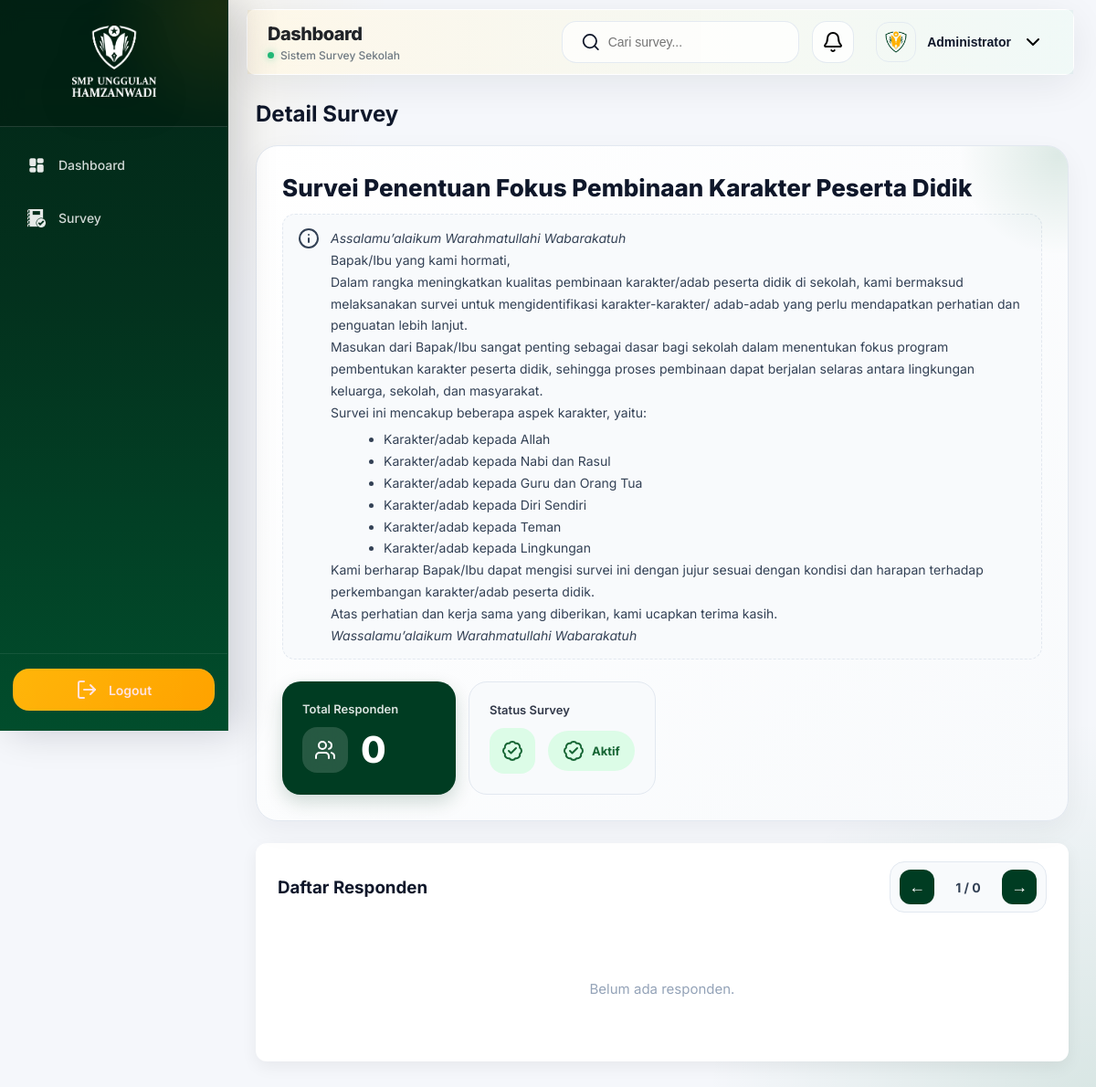
The page /admin/survey/1/detail (signed in) on the database its author committed.
### app.py (models this page shows, shortened)
class Admin(db.Model):
    id = db.Column(db.Integer, primary_key=True)
    username = db.Column(db.String(100))
    password = db.Column(db.String(255))
    photo = db.Column(
        db.String(255),
        default="/static/img/profile.png"
    )
    display_name = db.Column(
        db.String(100),
        default="Administrator"
    )

class Survey(db.Model):
    id = db.Column(db.Integer, primary_key=True)
    title = db.Column(db.String(200), nullable=False)
    description = db.Column(db.Text)
    start_date = db.Column(db.String(20))
    end_date = db.Column(db.String(20))
    is_active = db.Column(db.Boolean, default=True)
    email_enabled = db.Column(db.Boolean, default=True)
    email_required = db.Column(db.Boolean, default=False)
    created_at = db.Column(db.String(30))
    questions = db.Column(db.Text)
    unsur_responden = db.Column(db.Text)
    responses = db.relationship(
        'SurveyResponse',
        backref='survey',
        lazy=True,
        cascade="all, delete-orphan"
    )
    @property
    def status(self):
        if not self.start_date or not self.end_date:
            return "tidak_valid"
        now = datetime.now().date()
        start = datetime.strptime(
            self.start_date, "%Y-%m-%d"
        ).date()
        end = datetime.strptime(
            self.end_date, "%Y-%m-%d"
        ).date()
        if now < start:
            return "belum_mulai"
        elif start <= now <= end:
            return "aktif"
        else:
            return "tutup"

### app.py (the view)
@app.route("/admin/survey/<int:survey_id>/detail")
@admin_login_required
def detail_survey(survey_id):
    response_id = request.args.get("response_id", type=int)
    survey = Survey.query.get_or_404(survey_id)
    responses = SurveyResponse.query.filter_by(
        survey_id=survey_id
    ).order_by(
        SurveyResponse.id.asc()
    ).all()
    parsed_questions = json.loads(
        survey.questions or "[]"
    )
    selected_response = None
    if response_id:
        selected_response = SurveyResponse.query.get(response_id)
    return render_template(
        "admin/detail_survey.html",
        survey=survey,
        responses=responses,
        parsed_questions=parsed_questions,
        selected_response=selected_response
    )

### templates/admin/detail_survey.html (shortened to what this page needs)
{% extends "admin/base_admin.html" %}
{% block content %}
<h2 class="title-header">
    Detail Survey
</h2>
<div class="card survey-hero-card">
    <h3 class="survey-title-detail">
        {{ survey.title }}
    </h3>
    {% if survey.description %}
    <div class="survey-description">
        <i data-lucide="info"></i>
        <div class="survey-description-text">
            {{ survey.description | safe }}
        </div>
    </div>
    {% endif %}
    <div class="survey-stats">
        <div class="survey-stat-box">
            <div class="survey-stat-label">
                Total Responden
            </div>
            <div class="survey-stat-inline">
                <div class="survey-stat-icon">
                    <i data-lucide="users"></i>
                </div>
                <div class="survey-stat-value">
                    {{ responses|length }}
                </div>
            </div>
        </div>
        <div class="survey-stat-box soft">
            <div class="survey-stat-label">
                Status Survey
            </div>
            <div class="survey-stat-inline">
                <div class="survey-stat-icon soft">
                    <i data-lucide="badge-check"></i>
                </div>
                <div class="
                    survey-stat-badge
                ">
                    {% if not survey.is_active %}
                        <i data-lucide="x-circle"></i>
                        Nonaktif
                    {% elif survey.status == 'belum_mulai' %}
                        <i data-lucide="clock-3"></i>
                        Belum Dimulai
                    {% elif survey.status == 'aktif' %}
                        <i data-lucide="badge-check"></i>
                        Aktif
                    {% elif survey.status == 'tutup' %}
                        <i data-lucide="lock"></i>
                        Ditutup
                    {% else %}
                        <i data-lucide="alert-circle"></i>
                        Tidak Valid
                    {% endif %}
                </div>
            </div>
        </div>
    </div>
</div>
<div class="card">
    <div class="detail-topbar">
        <h3>
            Daftar Responden
        </h3>
        <div class="response-nav">
            <button
                type="button"
                class="nav-response-btn"
                onclick="prevResponse()"
            >
                ←
            </button>
            <div class="response-counter">
                <span id="currentIndex">1</span>
                /
                {{ responses|length }}
            </div>
            <button
                type="button"
                class="nav-response-btn"
                onclick="nextResponse()"
            >
                →
            </button>
        </div>
    </div>
    {% if responses %}
        {% for r in responses %}
        <div
            class="response-preview {% if not loop.first %}hidden{% endif %}"
            data-response="{{ loop.index0 }}"
            data-response-id="{{ r.id }}"
            id="response-{{ r.id }}"
        >
            <div class="response-user-card">
                <div>
                    <div class="response-user-title">
                        Responden {{ loop.index }}
                    </div>
                    {% if survey.email_enabled %}
                    <div class="response-user-meta">
                        <i data-lucide="mail"></i>
                        {{ r.email or '—' }}
                    </div>
                    {% endif %}
                    {% if r.unsur_responden %}
                    <div class="response-user-meta">
                        <i data-lucide="layers"></i>
                        {{ r.unsur_responden }}
                    </div>
                    {% endif %}
                </div>
                <form
                    action="{{ url_for('hapus_respon', response_id=r.id) }}"
                    method="post"
                    onsubmit="return confirm('Hapus respon ini?')"
                >
                    <button type="submit" class="icon-btn delete">
                        <i data-lucide="trash-2"></i>
                    </button>
                </form>
            </div>
            <div class="response-answer-list">
                {% set nomor = namespace(value=1) %}
                {% for session in parsed_questions %}
                    {% if session.title %}
                        <div class="session-title">
                            {{ session.title }}
                        </div>
                    {% endif %}
                    {% for q in session.questions %}
                        {% set answer_key = 'q' ~ nomor.value %}
                        <div class="answer-item">
                            <div class="answer-label">
                                <span class="question-number">
                                    {{ nomor.value }}.
                                </span>
                                <span class="question-text">
                                    {{ q.text }}
                                </span>
                            </div>
                            <div class="answer-value">
                                {% if q.type == 'isian' and q.count > 1 %}
                                    <ul style="margin:0;padding-left:18px;">
                                        {% for i in range(q.count) %}
                                            {% set multi_key = answer_key ~ '_' ~ i %}
                                            <li>
                                                {{ r.answers_json.get(multi_key) or '-' }}
                                            </li>
                                        {% endfor %}
                                    </ul>
                                {% elif q.type == 'ranking' %}
                                    {% set ranking_items = namespace(items=[]) %}
                                    {% for i in range(q.options|length) %}
                                        {% set rank_key = answer_key ~ '_rank_' ~ i %}
                                        {% set text_key = answer_key ~ '_text_' ~ i %}
                                        {% set rank_value = r.answers_json.get(rank_key) %}
                                        {% set text_value = r.answers_json.get(text_key) %}
                                        {% if rank_value and text_value %}
                                            {% set _ = ranking_items.items.append({
                                                'rank': rank_value|int,
                                                'text': text_value
                                            }) %}
                                        {% endif %}
                                    {% endfor %}
                                    {% set sorted_ranking =
                                        ranking_items.items
                                        | sort(attribute='rank')
                                    %}
                                    {% if sorted_ranking %}
                                        <ul style="margin:0;padding-left:18px;">
                                            {% for item in sorted_ranking %}
                                                <li>
                                                    Ranking {{ item.rank }} :
                                                    {{ item.text }}
                                                </li>
                                            {% endfor %}
                                        </ul>
                                    {% else %}
                                        -
                                    {% endif %}
                                {% else %}
                                    {% if q.type == 'isian' %}
                                        {% set single_key = answer_key ~ '_0' %}
                                        {% set answer = r.answers_json.get(single_key) %}
                                    {% else %}
                                        {% set answer = r.answers_json.get(answer_key) %}
                                    {% endif %}
                                    {% if answer is iterable and answer is not string %}
                                        <ul style="margin:0;padding-left:18px;">
                                            {% for item in answer %}
                                                {% set selected_option =
                                                    q.options
                                                    | selectattr('label', 'equalto', item)
                                                    | first
                                                %}
                                                <li>
                                                    {{ item }}.
                                                    {% if selected_option %}
                                                        {{ selected_option.text }}
                                                    {% else %}
                                                        -
                                                    {% endif %}
                                                </li>
                                            {% endfor %}
                                        </ul>
                                    {% else %}
                                        {% if q.type == 'pilihan' %}
                                            {% set selected_option =
                                                q.options
                                                | selectattr('label', 'equalto', answer)
                                                | first
                                            %}
                                            {% if selected_option %}
                                                {{ answer }}.
                                                {{ selected_option.text }}
                                            {% else %}
                                                {{ answer or '-' }}
                                            {% endif %}
                                        {% else %}
                                            {{ answer or '-' }}
                                        {% endif %}
                                    {% endif %}
                                {% endif %}
                            </div>
                        </div>
                        {% set nomor.value = nomor.value + 1 %}
                    {% endfor %}
                {% endfor %}
            </div>
        </div>
        {% endfor %}
    {% else %}
        <div class="empty-response">
            Belum ada responden.
        </div>
    {% endif %}
</div>
{% endblock %}

### templates/admin/base_admin.html (shortened to what this page needs)
<!DOCTYPE html>
<html lang="id">
<head>
    <link rel="stylesheet" href="{{ url_for('static', filename='css/style.css') }}">
    <link rel="stylesheet" href="{{ url_for('static', filename='css/admin_survey.css') }}">
    <link rel="stylesheet" href="{{ url_for('static', filename='css/table.css') }}">
    <link rel="stylesheet" href="{{ url_for('static', filename='css/dashboard.css') }}">
    <link rel="stylesheet" href="{{ url_for('static', filename='css/detail_survey.css') }}">
    <link href="https://cdn.quilljs.com/1.3.7/quill.snow.css" rel="stylesheet">
    <link rel="stylesheet" href="https://cdn.jsdelivr.net/npm/cropperjs@1.6.2/dist/cropper.min.css">
</head>
<body>
<div class="sidebar">
    <div class="sidebar-header">
        <img src="{{ url_for('static', filename='img/logo.png') }}" alt="Logo Sekolah">
    </div>
    <div class="sidebar-menu">
        <a href="/dashboard"
           class="menu-item {% if active_page == 'dashboard' %}active{% endif %}">
            <img src="{{ url_for('static', filename='img/dashboard.png') }}" class="menu-icon">
            <span>Dashboard</span>
        </a>
        <a href="/survey"
            class="menu-item {% if active_page == 'survey' %}active{% endif %}">
            <img src="{{ url_for('static', filename='img/survey.png') }}" class="menu-icon">
            <span>Survey</span>
        </a>
    </div>
    <div class="sidebar-footer">
        <a href="/logout" class="logout-btn-modern">
            <i data-lucide="log-out"></i>
            <span>Logout</span>
        </a>
    </div>
</div>
<div class="admin-header">
    <div class="header-left">
        <div class="header-title-wrap">
            <div class="admin-main-title">
                Dashboard
            </div>
            <div class="admin-sub-title">
                <span class="dot"></span>
                Sistem Survey Sekolah
            </div>
        </div>
    </div>
    <div class="header-right">
        <div class="header-search" id="headerSearch">
            <i data-lucide="search"></i>
            <input
                type="text"
                id="searchSurveyInput"
                placeholder="Cari survey...">
        </div>
        <div class="notification-wrapper">
            <button class="header-action-btn" id="notifBtn">
                <i data-lucide="bell"></i>
            </button>
        </div>
        <div class="admin-profile-wrapper">
            <button class="admin-profile-btn" id="profileBtn">
                <img
                    src="{{ admin.photo if admin and admin.photo else url_for('static', filename='img/profile.png') }}"
                    alt="Profile">
                <div class="admin-profile-info">
                    <span class="profile-name">
                        {{ admin.display_name if admin and admin.display_name else "Administrator" }}
                    </span>
                </div>
                <i data-lucide="chevron-down"></i>
            </button>
        </div>
    </div>
</div>
<div class="content">
    {% block content %}{% endblock %}
</div>
</body>
</html>

### rows shown on the page
Admin: photo (picture), display_name "Administrator"
Survey: title "Survei Penentuan Fokus Pembinaan Karakter Peserta Didik", description "Assalamu’alaikum Warahmatullahi Wabarakatuh Bapak/Ibu yang kami hormati, Dalam rangka meningkatkan kualitas pembinaan karakter/adab peserta didik di sekolah, kami bermaksud melaksanakan survei untuk mengidentifikasi karakter-karakter/ adab-adab yang perlu mendapatkan perhatian dan penguatan lebih lanjut. Masukan dari Bapak/Ibu sangat penting sebagai dasar bagi sekolah dalam menentukan fokus program pembentukan karakter peserta didik, sehingga proses pembinaan dapat berjalan selaras antara lingkungan keluarga, sekolah, dan masyarakat. Survei ini mencakup beberapa aspek karakter, yaitu: Karakter/adab kepada Allah Karakter/adab kepada Nabi dan Rasul Karakter/adab kepada Guru dan Orang Tua…"

### other values the page prints
{{ responses|length }} "0"
